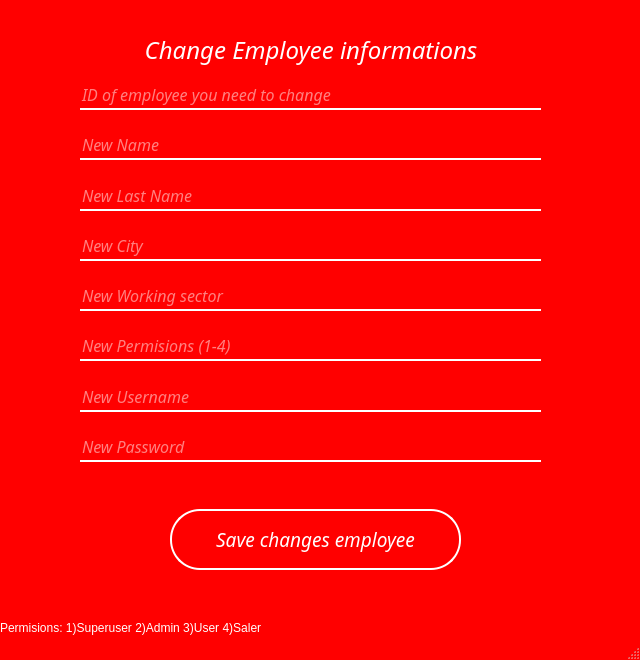
<?xml version="1.0" encoding="UTF-8"?>
<ui version="4.0">
 <class>MainWindow</class>
 <widget class="QMainWindow" name="MainWindow">
  <property name="geometry">
   <rect>
    <x>0</x>
    <y>0</y>
    <width>640</width>
    <height>660</height>
   </rect>
  </property>
  <property name="minimumSize">
   <size>
    <width>640</width>
    <height>660</height>
   </size>
  </property>
  <property name="maximumSize">
   <size>
    <width>1200</width>
    <height>1200</height>
   </size>
  </property>
  <property name="windowTitle">
   <string>MainWindow</string>
  </property>
  <property name="styleSheet">
   <string notr="true">#MainWindow{
background:red;
}

#centralwidget{
background: red;
}
#headerFrame
{
background: black;
border-radius: 30px;
}

#frame
{
background: red;
border-radius: 30px;
}
#label_register{
color:white;
}

#label{
color:white;
}

#label_2{
color:white;
}

#lineEdit_employee_ID{
border:none;
background:transparent;
color: white;
border-bottom: 2px solid white;
}

#lineEdit_name{
border:none;
background:transparent;
color: white;
border-bottom: 2px solid white;
}

#lineEdit_last_name{
border:none;
background:transparent;
color: white;
border-bottom: 2px solid white;
}

#lineEdit_address{
border:none;
background:transparent;
color: white;
border-bottom: 2px solid white;
}

#lineEdit_sector{
border:none;
background:transparent;
color: white;
border-bottom: 2px solid white;
}

#lineEdit_permisions{
border:none;
background:transparent;
color: white;
border-bottom: 2px solid white;
}

#lineEdit_username{
border:none;
background:transparent;
color: white;
border-bottom: 2px solid white;
}

#lineEdit_password{
border:none;
background:transparent;
color: white;
border-bottom: 2px solid white;
}

#pushButton_save_changes_employee{
border:2px solid white;
background:transparent;
color:white;
border-radius: 30px;
}

#pushButton_save_changes_employee:hover{
border:2px solid white;
background:white;
color:red;
}

#push_Rigister{
border:2px solid white;
background:transparent;
color:white;
border-radius: 30px;
}

#push_Rigister:hover{
border:2px solid white;
background:white;
color:red;
}</string>
  </property>
  <widget class="QWidget" name="centralwidget">
   <widget class="QLabel" name="label">
    <property name="geometry">
     <rect>
      <x>0</x>
      <y>620</y>
      <width>421</width>
      <height>16</height>
     </rect>
    </property>
    <property name="text">
     <string>Permisions: 1)Superuser 2)Admin 3)User 4)Saler</string>
    </property>
   </widget>
   <widget class="QLabel" name="label_register">
    <property name="geometry">
     <rect>
      <x>80</x>
      <y>31</y>
      <width>462</width>
      <height>38</height>
     </rect>
    </property>
    <property name="sizePolicy">
     <sizepolicy hsizetype="Preferred" vsizetype="Preferred">
      <horstretch>0</horstretch>
      <verstretch>0</verstretch>
     </sizepolicy>
    </property>
    <property name="font">
     <font>
      <family>Aero</family>
      <pointsize>18</pointsize>
      <weight>50</weight>
      <italic>true</italic>
      <bold>false</bold>
     </font>
    </property>
    <property name="styleSheet">
     <string notr="true"/>
    </property>
    <property name="text">
     <string>Change Employee informations</string>
    </property>
    <property name="alignment">
     <set>Qt::AlignCenter</set>
    </property>
   </widget>
   <widget class="QLineEdit" name="lineEdit_employee_ID">
    <property name="geometry">
     <rect>
      <x>80</x>
      <y>81</y>
      <width>461</width>
      <height>29</height>
     </rect>
    </property>
    <property name="sizePolicy">
     <sizepolicy hsizetype="Expanding" vsizetype="Preferred">
      <horstretch>0</horstretch>
      <verstretch>0</verstretch>
     </sizepolicy>
    </property>
    <property name="font">
     <font>
      <family>Aero</family>
      <pointsize>12</pointsize>
      <italic>true</italic>
     </font>
    </property>
    <property name="styleSheet">
     <string notr="true"/>
    </property>
    <property name="placeholderText">
     <string>ID of employee you need to change</string>
    </property>
   </widget>
   <widget class="QLineEdit" name="lineEdit_name">
    <property name="geometry">
     <rect>
      <x>80</x>
      <y>131</y>
      <width>461</width>
      <height>29</height>
     </rect>
    </property>
    <property name="sizePolicy">
     <sizepolicy hsizetype="Expanding" vsizetype="Preferred">
      <horstretch>0</horstretch>
      <verstretch>0</verstretch>
     </sizepolicy>
    </property>
    <property name="font">
     <font>
      <family>Aero</family>
      <pointsize>12</pointsize>
      <italic>true</italic>
     </font>
    </property>
    <property name="styleSheet">
     <string notr="true"/>
    </property>
    <property name="placeholderText">
     <string>New Name</string>
    </property>
   </widget>
   <widget class="QLineEdit" name="lineEdit_last_name">
    <property name="geometry">
     <rect>
      <x>80</x>
      <y>182</y>
      <width>461</width>
      <height>29</height>
     </rect>
    </property>
    <property name="sizePolicy">
     <sizepolicy hsizetype="Expanding" vsizetype="Preferred">
      <horstretch>0</horstretch>
      <verstretch>0</verstretch>
     </sizepolicy>
    </property>
    <property name="font">
     <font>
      <family>Aero</family>
      <pointsize>12</pointsize>
      <italic>true</italic>
     </font>
    </property>
    <property name="styleSheet">
     <string notr="true"/>
    </property>
    <property name="placeholderText">
     <string>New Last Name</string>
    </property>
   </widget>
   <widget class="QLineEdit" name="lineEdit_address">
    <property name="geometry">
     <rect>
      <x>80</x>
      <y>232</y>
      <width>461</width>
      <height>29</height>
     </rect>
    </property>
    <property name="sizePolicy">
     <sizepolicy hsizetype="Expanding" vsizetype="Preferred">
      <horstretch>0</horstretch>
      <verstretch>0</verstretch>
     </sizepolicy>
    </property>
    <property name="font">
     <font>
      <family>Aero</family>
      <pointsize>12</pointsize>
      <italic>true</italic>
     </font>
    </property>
    <property name="styleSheet">
     <string notr="true"/>
    </property>
    <property name="placeholderText">
     <string>New City</string>
    </property>
   </widget>
   <widget class="QLineEdit" name="lineEdit_sector">
    <property name="geometry">
     <rect>
      <x>80</x>
      <y>282</y>
      <width>461</width>
      <height>29</height>
     </rect>
    </property>
    <property name="sizePolicy">
     <sizepolicy hsizetype="Expanding" vsizetype="Preferred">
      <horstretch>0</horstretch>
      <verstretch>0</verstretch>
     </sizepolicy>
    </property>
    <property name="font">
     <font>
      <family>Aero</family>
      <pointsize>12</pointsize>
      <italic>true</italic>
     </font>
    </property>
    <property name="styleSheet">
     <string notr="true"/>
    </property>
    <property name="placeholderText">
     <string>New Working sector</string>
    </property>
   </widget>
   <widget class="QLineEdit" name="lineEdit_permisions">
    <property name="geometry">
     <rect>
      <x>80</x>
      <y>332</y>
      <width>461</width>
      <height>29</height>
     </rect>
    </property>
    <property name="sizePolicy">
     <sizepolicy hsizetype="Expanding" vsizetype="Preferred">
      <horstretch>0</horstretch>
      <verstretch>0</verstretch>
     </sizepolicy>
    </property>
    <property name="font">
     <font>
      <family>Aero</family>
      <pointsize>12</pointsize>
      <italic>true</italic>
     </font>
    </property>
    <property name="styleSheet">
     <string notr="true"/>
    </property>
    <property name="placeholderText">
     <string>New Permisions (1-4)</string>
    </property>
   </widget>
   <widget class="QLineEdit" name="lineEdit_username">
    <property name="geometry">
     <rect>
      <x>80</x>
      <y>383</y>
      <width>461</width>
      <height>29</height>
     </rect>
    </property>
    <property name="sizePolicy">
     <sizepolicy hsizetype="Expanding" vsizetype="Preferred">
      <horstretch>0</horstretch>
      <verstretch>0</verstretch>
     </sizepolicy>
    </property>
    <property name="font">
     <font>
      <family>Aero</family>
      <pointsize>12</pointsize>
      <italic>true</italic>
     </font>
    </property>
    <property name="styleSheet">
     <string notr="true"/>
    </property>
    <property name="placeholderText">
     <string>New Username</string>
    </property>
   </widget>
   <widget class="QLineEdit" name="lineEdit_password">
    <property name="geometry">
     <rect>
      <x>80</x>
      <y>433</y>
      <width>461</width>
      <height>29</height>
     </rect>
    </property>
    <property name="sizePolicy">
     <sizepolicy hsizetype="Expanding" vsizetype="Preferred">
      <horstretch>0</horstretch>
      <verstretch>0</verstretch>
     </sizepolicy>
    </property>
    <property name="font">
     <font>
      <family>Aero</family>
      <pointsize>12</pointsize>
      <italic>true</italic>
     </font>
    </property>
    <property name="styleSheet">
     <string notr="true"/>
    </property>
    <property name="echoMode">
     <enum>QLineEdit::Password</enum>
    </property>
    <property name="placeholderText">
     <string>New Password</string>
    </property>
   </widget>
   <widget class="QPushButton" name="pushButton_save_changes_employee">
    <property name="geometry">
     <rect>
      <x>170</x>
      <y>509</y>
      <width>291</width>
      <height>61</height>
     </rect>
    </property>
    <property name="font">
     <font>
      <family>Aero</family>
      <pointsize>14</pointsize>
      <italic>true</italic>
     </font>
    </property>
    <property name="styleSheet">
     <string notr="true"/>
    </property>
    <property name="text">
     <string>Save changes employee</string>
    </property>
   </widget>
  </widget>
  <widget class="QStatusBar" name="statusbar"/>
 </widget>
 <resources/>
 <connections/>
</ui>
